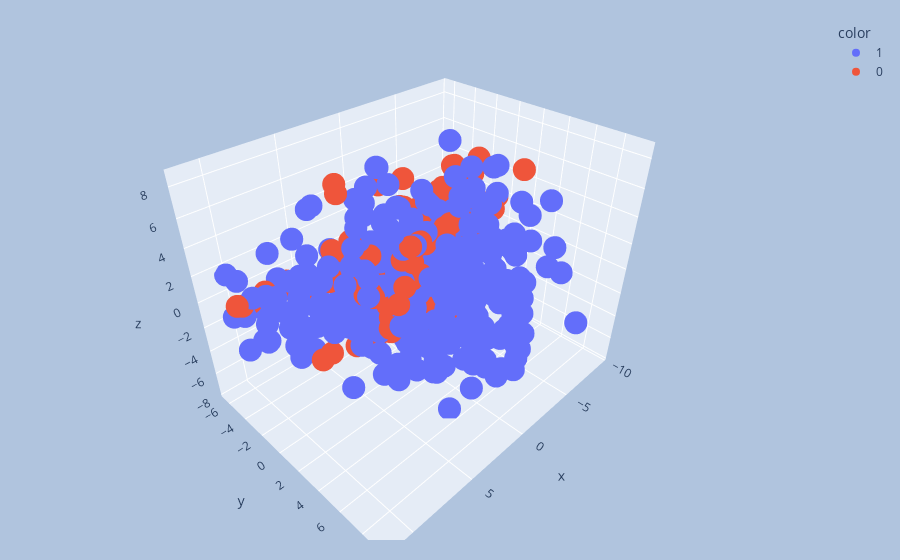

The cell this chart's notebook holds for it:
### Code cell
import plotly.express as px
y_train_trf = y_train.astype(str)
fig = px.scatter_3d(train, x=X_train_trf[:,0], y=X_train_trf[:,1], z=X_train_trf[:,2],
              color=y_train_trf)
fig.update_layout(
    margin=dict(l=20, r=20, t=20, b=20),
    paper_bgcolor="LightSteelBlue",
)
fig.show()

### Figure 1 — Plotly figure (JSON) as saved in the notebook; plotly's stock layout.template omitted (floating-point values rounded to 4 significant figures; data arrays with more than 128 entries replaced by an {"elided": "..."} marker saying what was removed)
{"data": [{"hovertemplate": "color=1<br>x=%{x}<br>y=%{y}<br>z=%{z}<extra></extra>", "legendgroup": "1", "marker": {"color": "#636efa", "symbol": "circle"}, "mode": "markers", "name": "1", "scene": "scene", "showlegend": true, "type": "scatter3d", "x": {"elided": "326 float values"}, "y": {"elided": "326 float values"}, "z": {"elided": "326 float values"}}, {"hovertemplate": "color=0<br>x=%{x}<br>y=%{y}<br>z=%{z}<extra></extra>", "legendgroup": "0", "marker": {"color": "#EF553B", "symbol": "circle"}, "mode": "markers", "name": "0", "scene": "scene", "showlegend": true, "type": "scatter3d", "x": {"elided": "326 float values"}, "y": {"elided": "326 float values"}, "z": {"elided": "326 float values"}}], "layout": {"legend": {"title": {"text": "color"}, "tracegroupgap": 0}, "margin": {"b": 20, "l": 20, "r": 20, "t": 20}, "paper_bgcolor": "LightSteelBlue", "scene": {"domain": {"x": [0, 1], "y": [0, 1]}, "xaxis": {"title": {"text": "x"}}, "yaxis": {"title": {"text": "y"}}, "zaxis": {"title": {"text": "z"}}}}}
